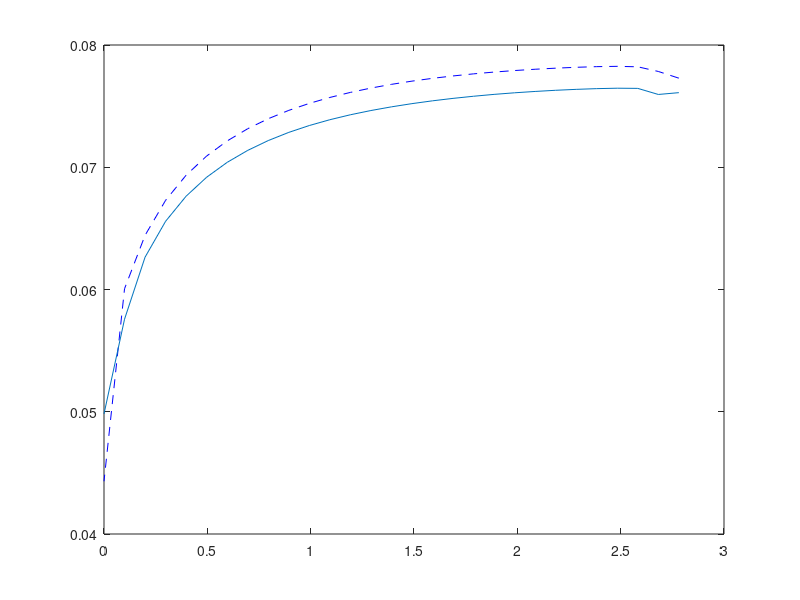

Source code (MATLAB): (Note: this script raises an error after producing the figure.)
data1=load('Js-Abaqus-at-time-3p000.txt')
figure;
for i=9%:size(data,1)
     plot(data1(1,2:end),data1(i,2:end),'--b')
     hold on
end
data2=load('Js-at-time-3.0.txt')
for i=7%:size(data,1)
     plot(data2(1,2:end),data2(i,2:end))
     hold on
end

figure; plot(data(1,2:end),abs(data1(9,2:end)-data2(7,2:end))./data1(9,2:end)*100)